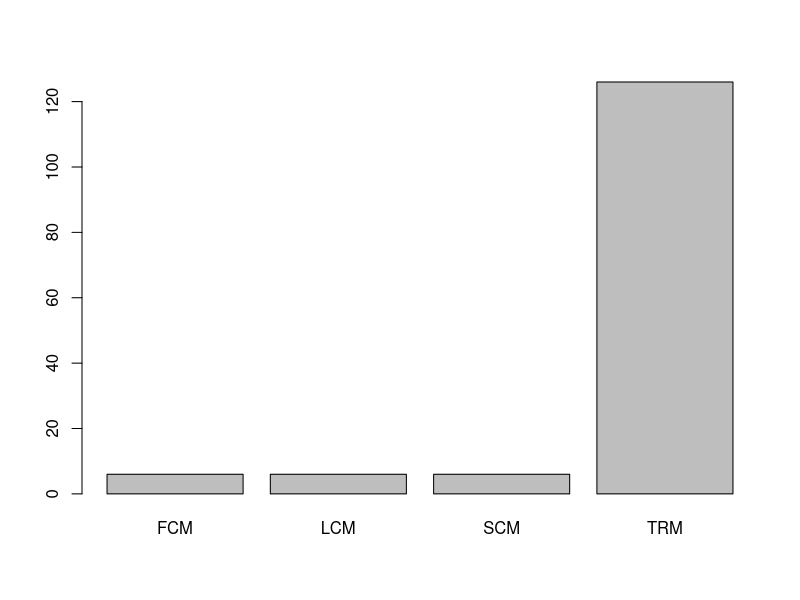
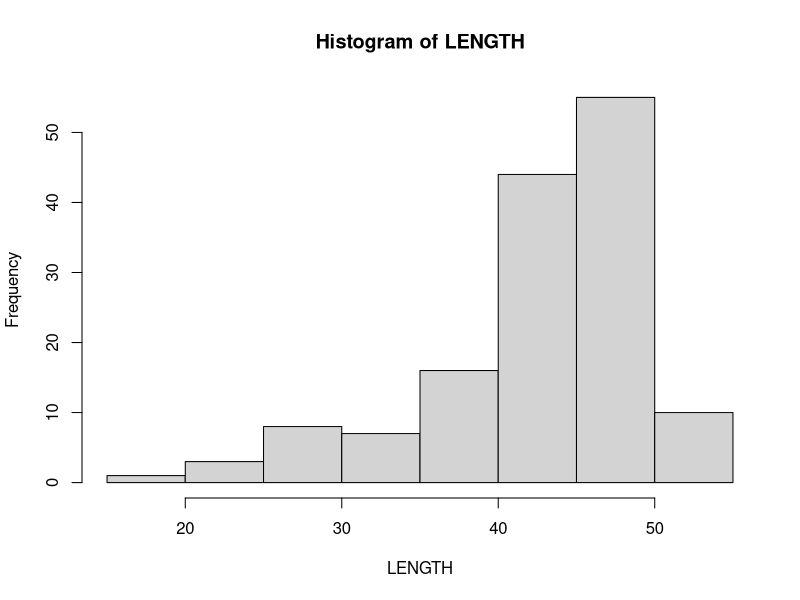

Here is the R script that generated these plots, in order:
library(dplyr)
ddt <- read.csv("DDT.csv")

summary(ddt)

head(ddt)

# with(ddt, ddt[LENGTH > 49 & WEIGHT < 1200,])
# 
# ddt[which.max(ddt$LENGTH), "DDT"]
# 
# L <- ddt$LENGTH
# z <- (L-mean(L))/sd(L)
# z
# L[abs(z)>3]

# ddt %>% filter(SPECIES == "SMBUFFALO") %>% summarise(mean = mean(WEIGHT), n=n())
# 
# ddt %>% filter(SPECIES=="CCATFISH" & DDT > 33) %>% summarise(mean=mean(LENGTH), n=n())
# 
# ddt %>% filter(SPECIES=="LMBASS" | SPECIES=="SMBUFFALO") %>% summarise(sd=sd(DDT), n=n())
# 
# ddt %>% filter(LENGTH > 40 & WEIGHT > 1000) %>% summarise(n=n())
# 
# ddt %>% filter(SPECIES == "LMBASS" & WEIGHT > 1200) %>% summarize( n = n())
# 
# ddt %>% filter(SPECIES == "LMBASS" & RIVER == "TRM") %>% summarize( n = n())
# 
# ddt %>% filter(SPECIES == "SMBUFFALO") %>% summarize(mean=mean(WEIGHT), n = n())
# 
# ddt %>% filter(RIVER == "TRM") %>% summarize(meansq=mean(LENGTH^2), n = n())

mean(ddt$LENGTH)

sd(ddt$WEIGHT)

with(ddt, table(SPECIES > 50))

ddt %>% filter(LENGTH > 50) %>% summarize(n=n())

ddt %>% filter(LENGTH > 50 & SPECIES == "SMBUFFALO") %>% summarize(n=n())

v <- read.csv("SEEDLING.csv")

tt <- table(v$Abundance, v$Type)

addt <- addmargins(tt)

addt

with(ddt, table(RIVER)) -> tab

barplot(tab)

with(ddt, hist(LENGTH))

mean(ddt$WEIGHT)
